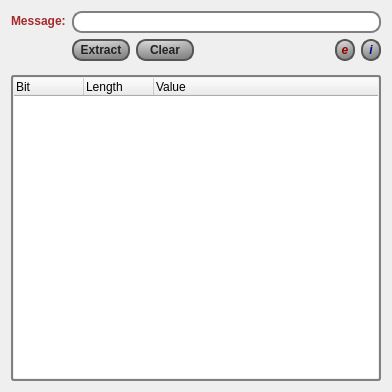
<?xml version="1.0" encoding="UTF-8"?>
<ui version="4.0">
 <class>MainWindow</class>
 <widget class="QMainWindow" name="MainWindow">
  <property name="geometry">
   <rect>
    <x>0</x>
    <y>0</y>
    <width>392</width>
    <height>392</height>
   </rect>
  </property>
  <property name="windowTitle">
   <string>MainWindow</string>
  </property>
  <property name="windowIcon">
   <iconset resource="resource.qrc">
    <normaloff>:/logo.png</normaloff>:/logo.png</iconset>
  </property>
  <property name="styleSheet">
   <string notr="true">#groupBox {
border: 2px solid #888; 
border-radius: 6px;
}

#label {
font: Bold 9pt;
color: #A52A2B;
}

#inputTxt{
padding: 1px;
border-style: solid;
border: 2px solid gray;
border-radius: 10px;
font: bold;
}

#extractBtn { 
	color: #222; 
	border: 2px solid #555;
    border-radius: 10px;
    padding: 2px;
    width: 50px;
    background: QRadialGradient(cx: 0.3, cy: -0.4, fx: 0.3, fy: -0.4, radius: 1.35, stop: 0 #fff, stop: 1 #888);
       font: bold;
}

#extractBtn:hover {
background: qradialgradient(cx: 0.3, cy: -0.4,
fx: 0.3, fy: -0.4,
radius: 1.35, stop: 0 #fff, stop: 1 #bbb);
}

#extractBtn:pressed {
background: qradialgradient(cx: 0.4, cy: -0.1,
fx: 0.4, fy: -0.1,
radius: 1.35, stop: 0 #fff, stop: 1 #ddd);
}

#clearBtn { 
	color: #222; 
	border: 2px solid #555;
    border-radius: 10px;
    padding: 2px;
    width: 50px;
    background: QRadialGradient(cx: 0.3, cy: -0.4, fx: 0.3, fy: -0.4, radius: 1.35, stop: 0 #fff, stop: 1 #888);
    font: bold;
}

#clearBtn:hover {
background: qradialgradient(cx: 0.3, cy: -0.4,
fx: 0.3, fy: -0.4,
radius: 1.35, stop: 0 #fff, stop: 1 #bbb);
}

#clearBtn:pressed {
background: qradialgradient(cx: 0.4, cy: -0.1,
fx: 0.4, fy: -0.1,
radius: 1.35, stop: 0 #fff, stop: 1 #ddd);
}

#infoBtn {
	color: #009; 
	border: 2px solid #555;
    border-radius: 10px;
    padding: 2px;
    width: 12px;
    background: QRadialGradient(cx: 0.3, cy: -0.4, fx: 0.3, fy: -0.4, radius: 1.35, stop: 0 #fff, stop: 1 #888);
    font: bold italic;
}

#infoBtn:hover {
background: qradialgradient(cx: 0.3, cy: -0.4,
fx: 0.3, fy: -0.4,
radius: 1.35, stop: 0 #fff, stop: 1 #bbb);
}

#infoBtn:pressed {
background: qradialgradient(cx: 0.4, cy: -0.1,
fx: 0.4, fy: -0.1,
radius: 1.35, stop: 0 #fff, stop: 1 #ddd);
}

#sampleBtn {
	color: #900; 
	border: 2px solid #555;
    border-radius: 10px;
    padding: 2px;
    width: 12px;
    background: QRadialGradient(cx: 0.3, cy: -0.4, fx: 0.3, fy: -0.4, radius: 1.35, stop: 0 #fff, stop: 1 #888);
    font: bold italic;
}

#sampleBtn:hover {
background: qradialgradient(cx: 0.3, cy: -0.4,
fx: 0.3, fy: -0.4,
radius: 1.35, stop: 0 #fff, stop: 1 #bbb);
}

#sampleBtn:pressed {
background: qradialgradient(cx: 0.4, cy: -0.1,
fx: 0.4, fy: -0.1,
radius: 1.35, stop: 0 #fff, stop: 1 #ddd);
}

/*
QPushButton:hover {
background: qradialgradient(cx: 0.3, cy: -0.4,
fx: 0.3, fy: -0.4,
radius: 1.35, stop: 0 #fff, stop: 1 #bbb);
}

QPushButton:pressed {
background: qradialgradient(cx: 0.4, cy: -0.1,
fx: 0.4, fy: -0.1,
radius: 1.35, stop: 0 #fff, stop: 1 #ddd);
}
*/

QTreeWidget {
padding: 1px;
border-style: solid;
border: 2px solid gray;
border-radius: 3px;
}

/*
QMenuBar {
background-color: qlineargradient(x1:0, y1:0, x2:0, y2:1,stop:0 lightgray, stop:1 darkgray);
}

QMenuBar::item:pressed {
background: #5c5c5c; 
color: #FFFFFF; 
border: 1px solid black;
}

QMenuBar::item:selected{
background: #5c5c5c; 
color: #FFFFFF; 
border: 1px solid black;
}
*/
</string>
  </property>
  <widget class="QWidget" name="centralWidget">
   <layout class="QGridLayout" name="gridLayout">
    <item row="0" column="0">
     <layout class="QGridLayout" name="gridLayout_3">
      <item row="3" column="0">
       <spacer name="horizontalSpacer">
        <property name="orientation">
         <enum>Qt::Horizontal</enum>
        </property>
        <property name="sizeType">
         <enum>QSizePolicy::Preferred</enum>
        </property>
        <property name="sizeHint" stdset="0">
         <size>
          <width>50</width>
          <height>18</height>
         </size>
        </property>
       </spacer>
      </item>
      <item row="1" column="0">
       <widget class="QLabel" name="label">
        <property name="styleSheet">
         <string notr="true"/>
        </property>
        <property name="text">
         <string>Message:</string>
        </property>
       </widget>
      </item>
      <item row="2" column="0">
       <spacer name="verticalSpacer">
        <property name="orientation">
         <enum>Qt::Vertical</enum>
        </property>
        <property name="sizeType">
         <enum>QSizePolicy::Fixed</enum>
        </property>
        <property name="sizeHint" stdset="0">
         <size>
          <width>20</width>
          <height>12</height>
         </size>
        </property>
       </spacer>
      </item>
     </layout>
    </item>
    <item row="0" column="1">
     <layout class="QGridLayout" name="gridLayout_2">
      <item row="0" column="0" colspan="5">
       <widget class="QLineEdit" name="inputTxt">
        <property name="styleSheet">
         <string notr="true"/>
        </property>
       </widget>
      </item>
      <item row="3" column="0">
       <widget class="QPushButton" name="extractBtn">
        <property name="sizePolicy">
         <sizepolicy hsizetype="Maximum" vsizetype="Fixed">
          <horstretch>0</horstretch>
          <verstretch>0</verstretch>
         </sizepolicy>
        </property>
        <property name="styleSheet">
         <string notr="true"/>
        </property>
        <property name="text">
         <string>Extract</string>
        </property>
       </widget>
      </item>
      <item row="3" column="1">
       <widget class="QPushButton" name="clearBtn">
        <property name="sizePolicy">
         <sizepolicy hsizetype="Maximum" vsizetype="Fixed">
          <horstretch>5</horstretch>
          <verstretch>0</verstretch>
         </sizepolicy>
        </property>
        <property name="styleSheet">
         <string notr="true"/>
        </property>
        <property name="text">
         <string>Clear</string>
        </property>
        <property name="flat">
         <bool>false</bool>
        </property>
       </widget>
      </item>
      <item row="3" column="2">
       <spacer name="horizontalSpacer_2">
        <property name="orientation">
         <enum>Qt::Horizontal</enum>
        </property>
        <property name="sizeHint" stdset="0">
         <size>
          <width>203</width>
          <height>18</height>
         </size>
        </property>
       </spacer>
      </item>
      <item row="3" column="4">
       <widget class="QPushButton" name="infoBtn">
        <property name="text">
         <string>i</string>
        </property>
       </widget>
      </item>
      <item row="3" column="3">
       <widget class="QPushButton" name="sampleBtn">
        <property name="text">
         <string>e</string>
        </property>
       </widget>
      </item>
     </layout>
    </item>
    <item row="2" column="0" colspan="2">
     <widget class="QTreeWidget" name="resultTree">
      <property name="frameShape">
       <enum>QFrame::StyledPanel</enum>
      </property>
      <property name="frameShadow">
       <enum>QFrame::Plain</enum>
      </property>
      <property name="alternatingRowColors">
       <bool>true</bool>
      </property>
      <property name="selectionMode">
       <enum>QAbstractItemView::ExtendedSelection</enum>
      </property>
      <property name="indentation">
       <number>15</number>
      </property>
      <property name="allColumnsShowFocus">
       <bool>true</bool>
      </property>
      <attribute name="headerVisible">
       <bool>true</bool>
      </attribute>
      <attribute name="headerDefaultSectionSize">
       <number>70</number>
      </attribute>
      <attribute name="headerMinimumSectionSize">
       <number>40</number>
      </attribute>
      <column>
       <property name="text">
        <string>Bit</string>
       </property>
      </column>
      <column>
       <property name="text">
        <string>Length</string>
       </property>
      </column>
      <column>
       <property name="text">
        <string>Value</string>
       </property>
      </column>
     </widget>
    </item>
    <item row="1" column="0" colspan="2">
     <spacer name="verticalSpacer_2">
      <property name="orientation">
       <enum>Qt::Vertical</enum>
      </property>
      <property name="sizeType">
       <enum>QSizePolicy::Preferred</enum>
      </property>
      <property name="sizeHint" stdset="0">
       <size>
        <width>20</width>
        <height>8</height>
       </size>
      </property>
     </spacer>
    </item>
   </layout>
  </widget>
  <action name="actionE_xit">
   <property name="text">
    <string>E&amp;xit</string>
   </property>
  </action>
  <action name="actionAbout">
   <property name="text">
    <string>About</string>
   </property>
  </action>
  <action name="actionSample_Text">
   <property name="text">
    <string>Sample Text</string>
   </property>
  </action>
 </widget>
 <layoutdefault spacing="6" margin="11"/>
 <resources>
  <include location="resource.qrc"/>
 </resources>
 <connections>
  <connection>
   <sender>actionE_xit</sender>
   <signal>activated()</signal>
   <receiver>MainWindow</receiver>
   <slot>close()</slot>
   <hints>
    <hint type="sourcelabel">
     <x>-1</x>
     <y>-1</y>
    </hint>
    <hint type="destinationlabel">
     <x>199</x>
     <y>149</y>
    </hint>
   </hints>
  </connection>
  <connection>
   <sender>clearBtn</sender>
   <signal>clicked()</signal>
   <receiver>inputTxt</receiver>
   <slot>clear()</slot>
   <hints>
    <hint type="sourcelabel">
     <x>145</x>
     <y>60</y>
    </hint>
    <hint type="destinationlabel">
     <x>275</x>
     <y>34</y>
    </hint>
   </hints>
  </connection>
  <connection>
   <sender>clearBtn</sender>
   <signal>clicked()</signal>
   <receiver>resultTree</receiver>
   <slot>clear()</slot>
   <hints>
    <hint type="sourcelabel">
     <x>145</x>
     <y>60</y>
    </hint>
    <hint type="destinationlabel">
     <x>250</x>
     <y>234</y>
    </hint>
   </hints>
  </connection>
 </connections>
</ui>
